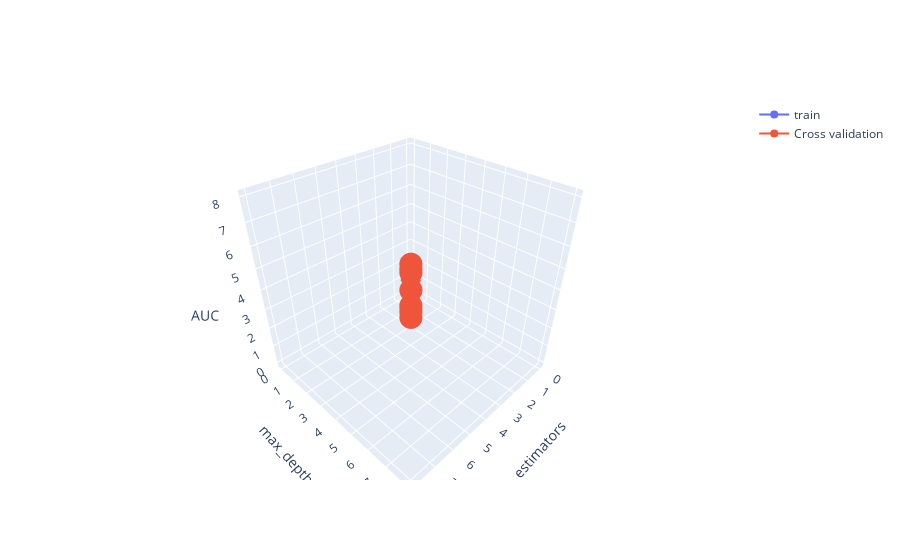
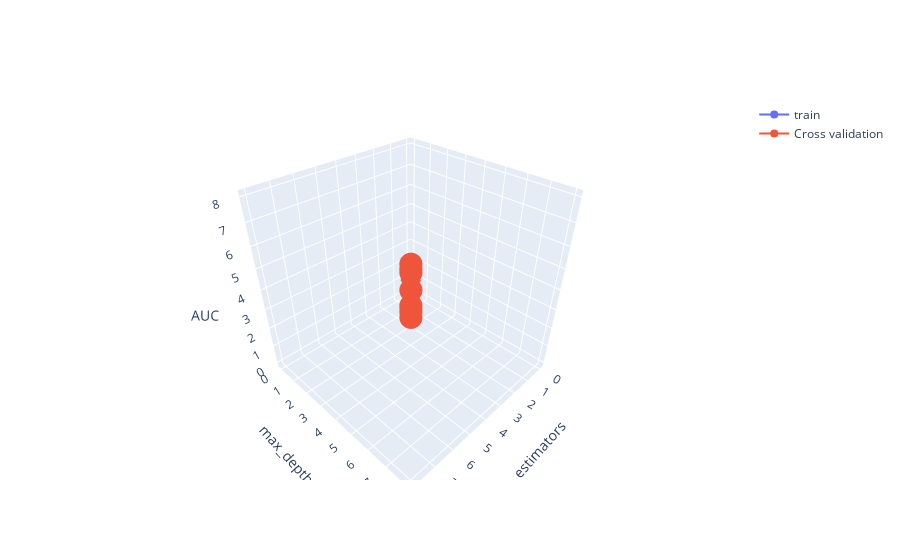

Notebook code cell kept with these figures, in order:
### Code cell
# https://plot.ly/python/3d-axes/
trace1 = go.Scatter3d(x=x1,y=y1,z=z1, name = 'train')
trace2 = go.Scatter3d(x=x2,y=y2,z=z2, name = 'Cross validation')
data = [trace1, trace2]

layout = go.Layout(scene = dict(
        xaxis = dict(title='n_estimators'),
        yaxis = dict(title='max_depth'),
        zaxis = dict(title='AUC'),))

fig = go.Figure(data=data, layout=layout)
offline.iplot(fig, filename='3d-scatter-colorscale')
fig.show()
plt.show()

### Figure 1 — Plotly figure (JSON) as saved in the notebook; plotly's stock layout.template omitted (floating-point values rounded to 4 significant figures)
{"data": [{"y": [0, 1, 2, 3, 4, 5, 6, 7, 8], "x": [0, 1, 2, 3, 4, 5, 6, 7, 8], "z": [0, 1, 2, 3, 4, 5, 6, 7, 8], "type": "scatter3d", "name": "train"}, {"y": [0, 1, 2, 3, 4, 5, 6, 7, 8], "x": [0, 1, 2, 3, 4, 5, 6, 7, 8], "z": [1, 0, 3, 2, 5, 4, 7, 6, 8], "type": "scatter3d", "name": "Cross validation"}], "layout": {"scene": {"zaxis": {"title": {"text": "AUC"}}, "xaxis": {"title": {"text": "n_estimators"}}, "yaxis": {"title": {"text": "max_depth"}}}}}

### Figure 2 — Plotly figure (JSON) as saved in the notebook; plotly's stock layout.template omitted (floating-point values rounded to 4 significant figures)
{"data": [{"y": [0, 1, 2, 3, 4, 5, 6, 7, 8], "x": [0, 1, 2, 3, 4, 5, 6, 7, 8], "z": [0, 1, 2, 3, 4, 5, 6, 7, 8], "type": "scatter3d", "name": "train"}, {"y": [0, 1, 2, 3, 4, 5, 6, 7, 8], "x": [0, 1, 2, 3, 4, 5, 6, 7, 8], "z": [1, 0, 3, 2, 5, 4, 7, 6, 8], "type": "scatter3d", "name": "Cross validation"}], "layout": {"scene": {"zaxis": {"title": {"text": "AUC"}}, "xaxis": {"title": {"text": "n_estimators"}}, "yaxis": {"title": {"text": "max_depth"}}}}}
